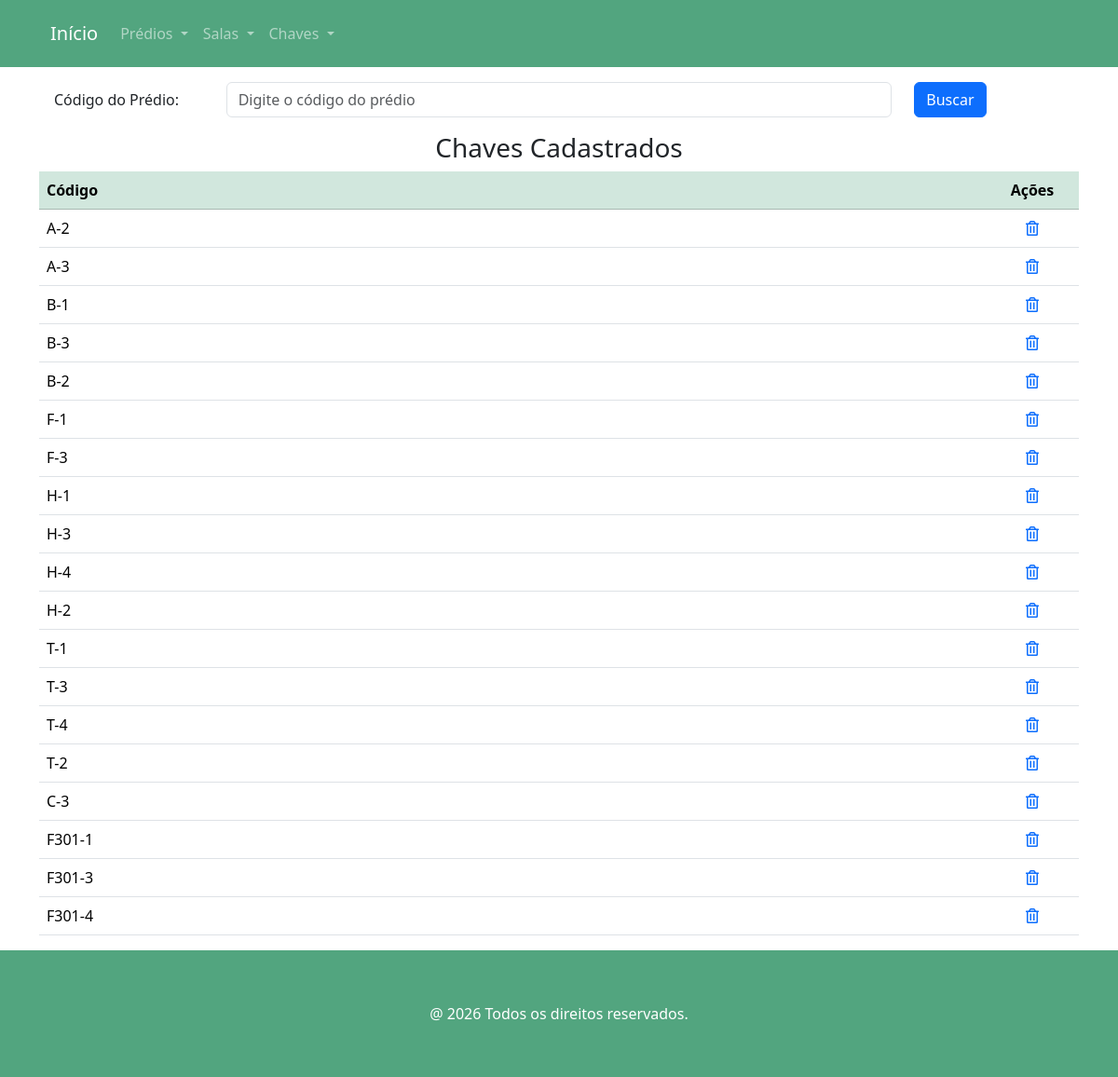
The page /chaves on the database its author committed.
### chave/models.py (models this page shows, shortened)
class Chave(models.Model):
    codigo = models.CharField(max_length=9, unique=True)
    numero = models.CharField("Número", max_length=3, help_text="Número da Chave", validators=[RegexValidator(regex=r'\b[0-9]{2}\b',)])
    class Meta:
        verbose_name = "Chave"
        verbose_name_plural = "Chaves"

### chave/views.py (the view)
# urls.py: path('chaves', ChaveView.as_view(), name='chaves'),
class ChaveView(ListView):
    model = Chave
    template_name = 'chaves.html'
    def get_queryset(self):
        buscar = self.request.GET.get('buscar')
        qs = super(ChaveView, self).get_queryset()
        if buscar:
            return qs.filter(codigo__icontains=buscar)
        if qs.count() == 0:
            return messages.info(self.request,'Não existem chaves cadastrados!')
        else:
            return qs

### chave/templates/chaves.html
{%  extends 'main.html' %}
{% load django_bootstrap5 %}
{% load static %}
{% block content %}
<section class="section">
        <div class="container">
            <form action="" method="GET">
                <div class="form-group row p-3">
                    <label class="col-sm-2 col-form-label">Código do Prédio: </label>
                    <div class="col-sm-8">
                        <input class="form-control" type="text" name="buscar" value="{{ request.GET.buscar }}"
                               placeholder="Digite o código do prédio">
                    </div>
                    <div class="col-sm-2">
                        <button type="submit" class="btn btn-primary">
                            Buscar
                        </button>
                    </div>
                </div>
            </form>
        {% if object_list %}
                <div class="card-body">
                    <h3 class="text-center">Chaves Cadastrados</h3>
                    <div class="table-responsive">
                        <table class="table table-hover">
                            <thead class="table-success">
                                <th>Código</th>
                                <th style="width: 100px; text-align: center">Ações</th>
                            </thead>
                            <tbody>
                            {% for chave in object_list %}
                                    <tr>
                                        <td>{{ chave.codigo }}</td>
                                        <td style="text-align: center">
                                            <a href="{% url 'chave_apagar' chave.pk %}">
                                                <span class="icon">
                                                    <i class="far fa-trash-alt"></i>
                                                </span>
                                            </a>
                                        </td>
                                    </tr>
                            {% endfor %}
                            </tbody>
                        </table>
                    </div>
                </div>
        {% endif %}
        </div>
    </section>
{% endblock %}

### rows shown on the page
Chave: codigo "A-2"
Chave: codigo "A-3"
Chave: codigo "B-1"
Chave: codigo "B-3"
Chave: codigo "B-2"
Chave: codigo "F-1"
Chave: codigo "F-3"
Chave: codigo "H-1"
Chave: codigo "H-3"
Chave: codigo "H-4"
Chave: codigo "H-2"
Chave: codigo "T-1"
Chave: codigo "T-3"
Chave: codigo "T-4"
Chave: codigo "T-2"
Chave: codigo "C-3"
Chave: codigo "F301-1"
Chave: codigo "F301-3"
Chave: codigo "F301-4"
